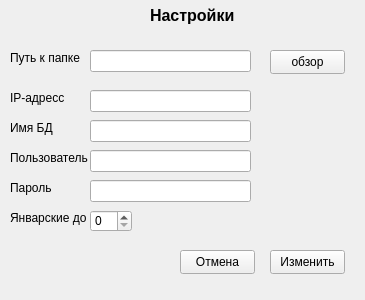
<?xml version="1.0" encoding="UTF-8"?>
<ui version="4.0">
 <class>Form</class>
 <widget class="QWidget" name="Form">
  <property name="geometry">
   <rect>
    <x>0</x>
    <y>0</y>
    <width>365</width>
    <height>300</height>
   </rect>
  </property>
  <property name="windowTitle">
   <string>Form</string>
  </property>
  <widget class="QPushButton" name="b_ok">
   <property name="geometry">
    <rect>
     <x>270</x>
     <y>250</y>
     <width>75</width>
     <height>24</height>
    </rect>
   </property>
   <property name="text">
    <string>Изменить</string>
   </property>
  </widget>
  <widget class="QPushButton" name="b_cancel">
   <property name="geometry">
    <rect>
     <x>180</x>
     <y>250</y>
     <width>75</width>
     <height>24</height>
    </rect>
   </property>
   <property name="text">
    <string>Отмена</string>
   </property>
  </widget>
  <widget class="QLabel" name="label">
   <property name="geometry">
    <rect>
     <x>150</x>
     <y>0</y>
     <width>101</width>
     <height>31</height>
    </rect>
   </property>
   <property name="font">
    <font>
     <pointsize>12</pointsize>
     <bold>true</bold>
    </font>
   </property>
   <property name="text">
    <string>Настройки</string>
   </property>
  </widget>
  <widget class="QLabel" name="label_2">
   <property name="geometry">
    <rect>
     <x>10</x>
     <y>50</y>
     <width>81</width>
     <height>16</height>
    </rect>
   </property>
   <property name="text">
    <string>Путь к папке</string>
   </property>
  </widget>
  <widget class="QLineEdit" name="path">
   <property name="geometry">
    <rect>
     <x>90</x>
     <y>50</y>
     <width>161</width>
     <height>22</height>
    </rect>
   </property>
  </widget>
  <widget class="QPushButton" name="b_explorer">
   <property name="geometry">
    <rect>
     <x>270</x>
     <y>50</y>
     <width>75</width>
     <height>24</height>
    </rect>
   </property>
   <property name="text">
    <string>обзор</string>
   </property>
  </widget>
  <widget class="QLabel" name="label_3">
   <property name="geometry">
    <rect>
     <x>10</x>
     <y>90</y>
     <width>61</width>
     <height>16</height>
    </rect>
   </property>
   <property name="text">
    <string>IP-адресс</string>
   </property>
  </widget>
  <widget class="QLineEdit" name="ip">
   <property name="geometry">
    <rect>
     <x>90</x>
     <y>90</y>
     <width>161</width>
     <height>22</height>
    </rect>
   </property>
  </widget>
  <widget class="QLabel" name="label_4">
   <property name="geometry">
    <rect>
     <x>10</x>
     <y>120</y>
     <width>49</width>
     <height>16</height>
    </rect>
   </property>
   <property name="text">
    <string>Имя БД</string>
   </property>
  </widget>
  <widget class="QLabel" name="label_5">
   <property name="geometry">
    <rect>
     <x>10</x>
     <y>150</y>
     <width>81</width>
     <height>16</height>
    </rect>
   </property>
   <property name="text">
    <string>Пользователь</string>
   </property>
  </widget>
  <widget class="QLineEdit" name="name_db">
   <property name="geometry">
    <rect>
     <x>90</x>
     <y>120</y>
     <width>161</width>
     <height>22</height>
    </rect>
   </property>
  </widget>
  <widget class="QLineEdit" name="user_db">
   <property name="geometry">
    <rect>
     <x>90</x>
     <y>150</y>
     <width>161</width>
     <height>22</height>
    </rect>
   </property>
  </widget>
  <widget class="QLabel" name="label_6">
   <property name="geometry">
    <rect>
     <x>10</x>
     <y>180</y>
     <width>49</width>
     <height>16</height>
    </rect>
   </property>
   <property name="text">
    <string>Пароль</string>
   </property>
  </widget>
  <widget class="QLineEdit" name="password_db">
   <property name="geometry">
    <rect>
     <x>90</x>
     <y>180</y>
     <width>161</width>
     <height>22</height>
    </rect>
   </property>
  </widget>
  <widget class="QLabel" name="label_7">
   <property name="geometry">
    <rect>
     <x>10</x>
     <y>210</y>
     <width>81</width>
     <height>16</height>
    </rect>
   </property>
   <property name="text">
    <string>Январские до</string>
   </property>
  </widget>
  <widget class="QSpinBox" name="new_year">
   <property name="geometry">
    <rect>
     <x>90</x>
     <y>210</y>
     <width>42</width>
     <height>22</height>
    </rect>
   </property>
  </widget>
 </widget>
 <resources/>
 <connections/>
</ui>
